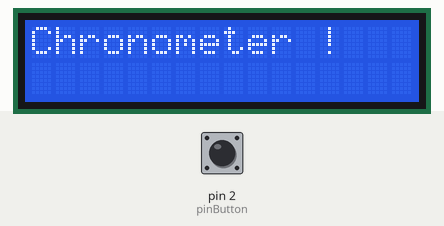
Recording of a sketch running on a simulated Arduino Uno, built with avr-gcc and run on an emulated ATmega328P. On the bench: 16×2 character LCD. The test bench sets the inputs (shaded band); at power-on: pin 2 (pinButton) LOW.

Above: at 1.2 s.
1.3 s: pin 2 (pinButton) pulled HIGH for 3.2 s
At 2.1 s:
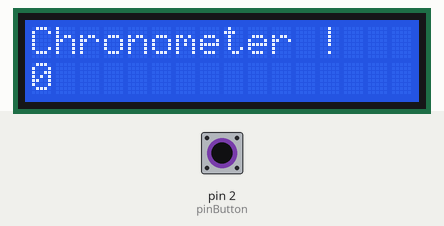
At 3.1 s:
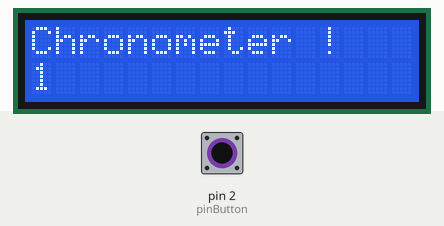
Timing chart, 0 to 4.6 s (numbered marks = the images above; inputs shaded):
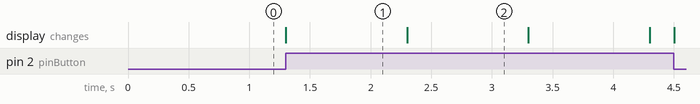

The sketch:

job07.ino
```cpp
#include <LiquidCrystal.h>

// initialization, we define the ports for RS, E and D4 to D7
LiquidCrystal lcd(12, 11, 4, 5, 6, 7);

const int pinButton = 2;
unsigned long startTime = 0;
unsigned long currentTime = 0;
int buttonState = 0;
bool buttonPush = false;

byte voidCase[8] =
{
  0b00000,
  0b00000,
  0b00000,
  0b00000,
  0b00000,
  0b00000,
  0b00000,
  0b00000
};

void setup() {
  pinMode(pinButton, INPUT);

  lcd.begin(16, 2);
  lcd.setCursor(0, 0);
  lcd.print("Chronometer !");
}

void loop() {
  buttonState = digitalRead(pinButton);

  if(buttonState == HIGH) {
    if(!buttonPush) {
      buttonPush = true;
      startTime = millis();
    }
    currentTime = millis() - startTime;
    lcd.setCursor(0, 1);
    lcd.print(currentTime / 1000);

  } else {
    buttonPush = false;
    startTime = 0;
    currentTime = 0;
    for(int i = 0; i < 16; i++) {
      lcd.createChar(0, voidCase);
      lcd.setCursor(i,1);
      lcd.write(byte(0));
    }
  }

}
```

Measured:
- after the input at 1.3 s, the display: changes at once (image 1)
- what the display in image 1 shows lasts 1.0 s, from 1.3 s to 2.3 s
